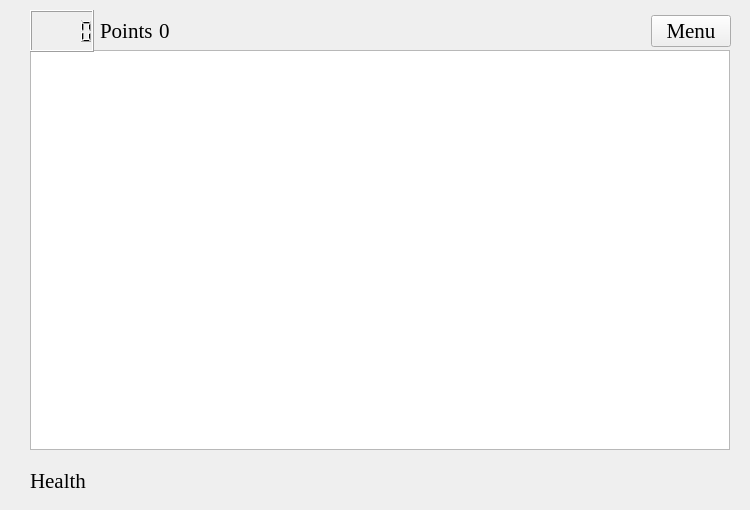
<?xml version="1.0" encoding="UTF-8"?>
<ui version="4.0">
 <class>Widget</class>
 <widget class="QWidget" name="Widget">
  <property name="geometry">
   <rect>
    <x>0</x>
    <y>0</y>
    <width>750</width>
    <height>510</height>
   </rect>
  </property>
  <property name="windowTitle">
   <string>Santa Game</string>
  </property>
  <property name="windowIcon">
   <iconset>
    <normaloff>icon.png</normaloff>icon.png</iconset>
  </property>
  <widget class="QGraphicsView" name="graphicsView">
   <property name="geometry">
    <rect>
     <x>30</x>
     <y>50</y>
     <width>700</width>
     <height>400</height>
    </rect>
   </property>
  </widget>
  <widget class="QWidget" name="layoutWidget">
   <property name="geometry">
    <rect>
     <x>30</x>
     <y>10</y>
     <width>701</width>
     <height>42</height>
    </rect>
   </property>
   <layout class="QHBoxLayout" name="horizontalLayout">
    <item>
     <widget class="QLCDNumber" name="ShowTime"/>
    </item>
    <item>
     <widget class="QLabel" name="label">
      <property name="font">
       <font>
        <family>Times New Roman</family>
        <pointsize>16</pointsize>
       </font>
      </property>
      <property name="text">
       <string>Points</string>
      </property>
     </widget>
    </item>
    <item>
     <widget class="QLabel" name="Points">
      <property name="font">
       <font>
        <family>Times New Roman</family>
        <pointsize>16</pointsize>
       </font>
      </property>
      <property name="text">
       <string>0</string>
      </property>
     </widget>
    </item>
    <item>
     <spacer name="horizontalSpacer">
      <property name="orientation">
       <enum>Qt::Horizontal</enum>
      </property>
      <property name="sizeHint" stdset="0">
       <size>
        <width>298</width>
        <height>20</height>
       </size>
      </property>
     </spacer>
    </item>
    <item>
     <widget class="QPushButton" name="menu">
      <property name="font">
       <font>
        <family>Times New Roman</family>
        <pointsize>16</pointsize>
       </font>
      </property>
      <property name="text">
       <string>Menu</string>
      </property>
     </widget>
    </item>
   </layout>
  </widget>
  <widget class="QWidget" name="layoutWidget">
   <property name="geometry">
    <rect>
     <x>30</x>
     <y>460</y>
     <width>221</width>
     <height>42</height>
    </rect>
   </property>
   <layout class="QHBoxLayout" name="horizontalLayout_3">
    <item>
     <widget class="QLabel" name="label_2">
      <property name="font">
       <font>
        <family>Times New Roman</family>
        <pointsize>16</pointsize>
        <weight>50</weight>
        <bold>false</bold>
       </font>
      </property>
      <property name="text">
       <string>Health</string>
      </property>
     </widget>
    </item>
    <item>
     <layout class="QHBoxLayout" name="horizontalLayout_2">
      <item>
       <widget class="QLabel" name="heart1">
        <property name="text">
         <string/>
        </property>
        <property name="pixmap">
         <pixmap>heart2.png</pixmap>
        </property>
       </widget>
      </item>
      <item>
       <widget class="QLabel" name="heart2">
        <property name="text">
         <string/>
        </property>
        <property name="pixmap">
         <pixmap>heart2.png</pixmap>
        </property>
       </widget>
      </item>
      <item>
       <widget class="QLabel" name="heart3">
        <property name="text">
         <string/>
        </property>
        <property name="pixmap">
         <pixmap>heart2.png</pixmap>
        </property>
       </widget>
      </item>
     </layout>
    </item>
   </layout>
  </widget>
 </widget>
 <resources/>
 <connections/>
</ui>
